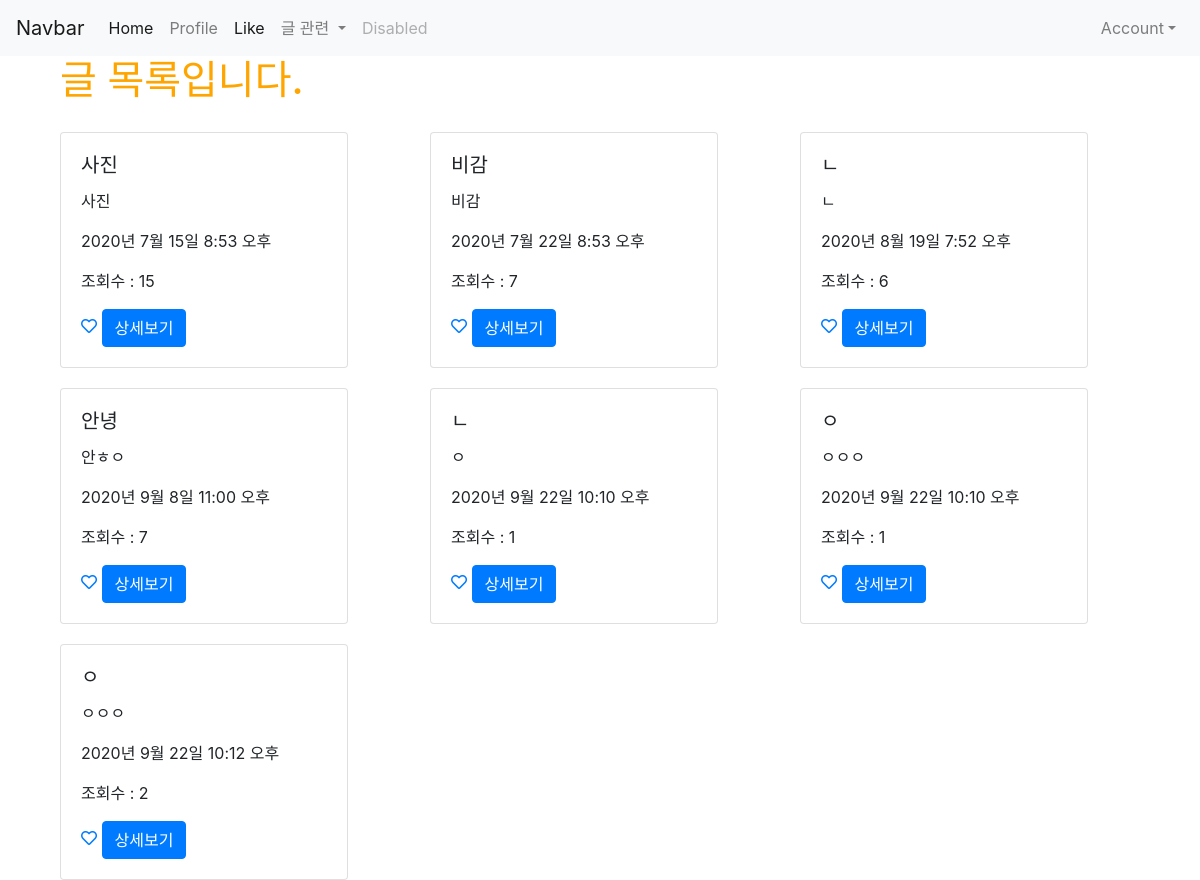
Page /posts/ (signed in) on the earlier database version.
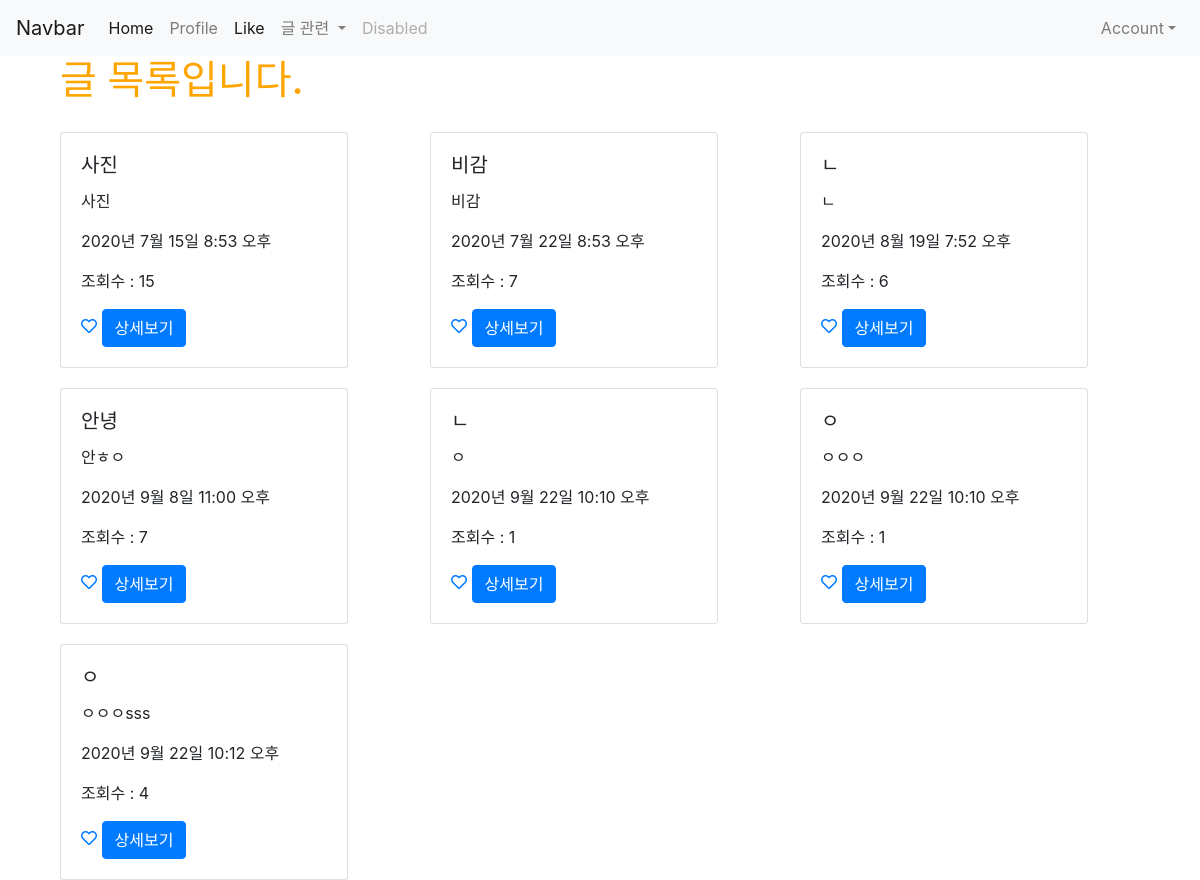
Same page on the later database version.
### posts/models.py (models this page shows, shortened)
class Post(models.Model) :
    title = models.CharField(max_length= 50, null=False)
    content = models.TextField()
    view_count = models.IntegerField(default = 0)
    created_at = models.DateTimeField(auto_now_add = True)
    updated_at = models.DateTimeField(auto_now = True)
    image = models.ImageField(upload_to='images/', null=True)
    user = models.ForeignKey(User, on_delete = models.CASCADE, null=True)
    like_user_set = models.ManyToManyField(User, blank=True, related_name='like_user_set', through='Like')

### posts/views.py (the view)
# urls.py: path('', views.main, name="page_main"),
def main(request):
    posts = Post.objects.all()
    return render(request,'posts/main.html', {'posts': posts})

### posts/templates/posts/main.html
{% extends 'base.html' %}
{% load static %}
{% block content %}
{% if user.is_authenticated %}
<div class="container">
    <h1>글 목록입니다.</h1>
    <div class="row">
        {% for post in posts %}
        <div class="col-md-4 col-12">
            <div class="card" style="width: 18rem; margin-top: 20px;">
                <div class="card-body">
                    <h5 class="card-title">{{ post.title }}</h5>
                    <p class="card-text">{{ post.content }}</p>
                    <p>{{ post.created_at }}</p>
                    <p>조회수 : {{ post.view_count}} </p>
                    <a href="{% url 'posts:post_like' post.id %}">
                        {% if user in post.like_user_set.all %}
                            <i class="fas fa-heart"></i>
                        {% else %}
                            <i class="far fa-heart"></i>
                        {% endif %}
                    </a>
                    <a href="{% url 'posts:show' post.pk %}" class="btn btn-primary">상세보기</a>
                </div>
            </div>
        </div>
        {% endfor %}
    </div>
    {% else %}
    <h3>로그인 후 이용이 가능합니다.</h3>
    <a href="{% url 'account_login' %}" class="btn btn-warning">로그인</a>
    <a href="{% url 'account_signup' %}" class="btn btn-warning">회원가입</a>
    {% endif %}
</div>
{% endblock %}

Differences in the rows shown:
changed Post "2020년 9월 22일 10:12 오후": content "ㅇㅇㅇ" → "ㅇㅇㅇsss"; view_count "2" → "4"
